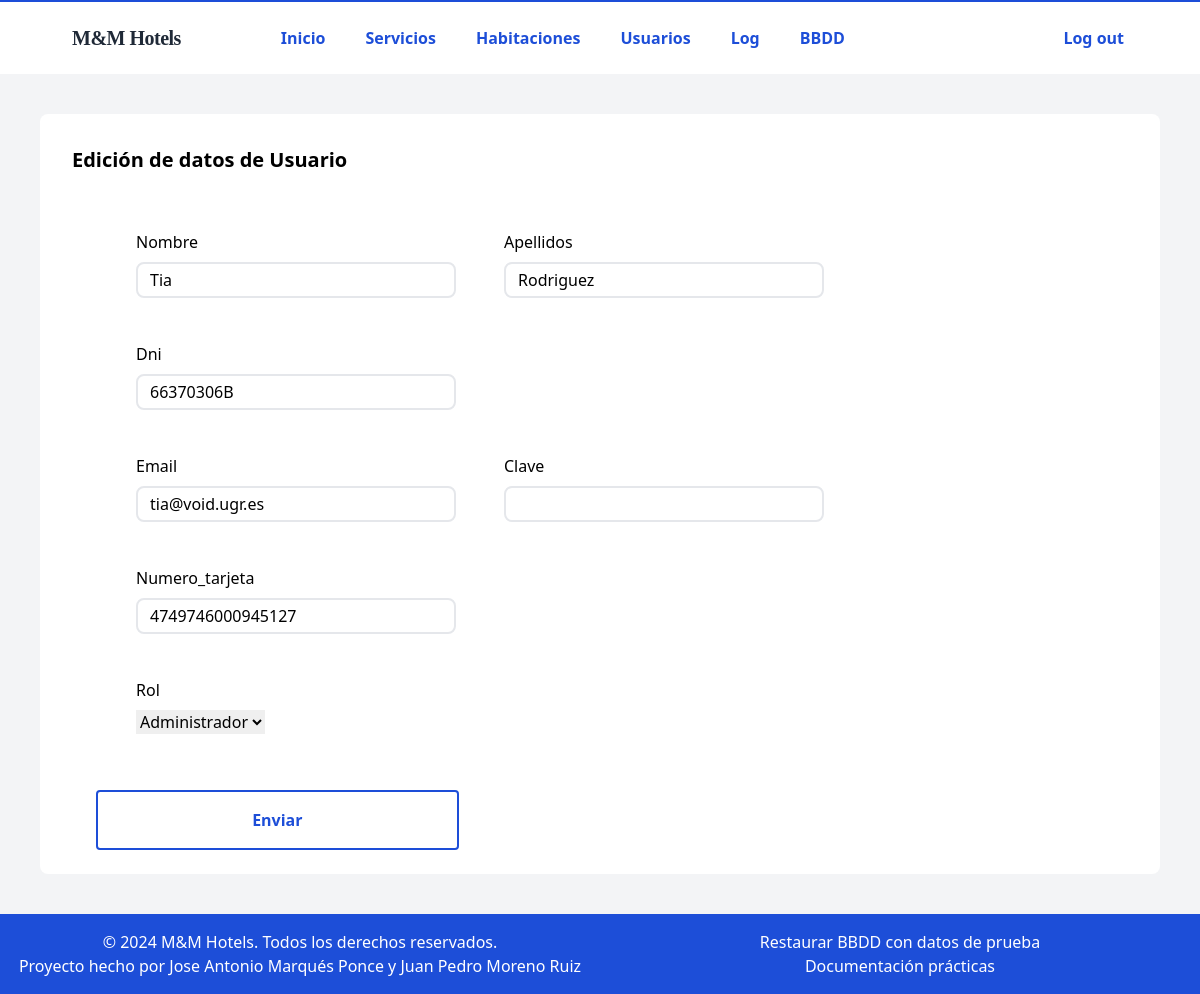
Page /index.php?p=editar_datos_usuario&dni_anterior=66370306B (signed in) on the committed database.
### tables this page shows
CREATE TABLE `usuarios` (
  `id` int NOT NULL AUTO_INCREMENT,
  `nombre` varchar(100) NOT NULL,
  `apellidos` varchar(100) NOT NULL,
  `dni` char(9) NOT NULL,
  `email` varchar(100) NOT NULL,
  `clave` varchar(255) NOT NULL,
  `numero_tarjeta` char(16) NOT NULL,
  `rol` enum('Cliente','Recepcionista','Administrador') NOT NULL,
  PRIMARY KEY (`id`),
  UNIQUE KEY `dni` (`dni`),
  UNIQUE KEY `email` (`email`)
);

### src/Vista/html_extend.php (the view, shortened to what the rows shown need)
<?php
function _HTMLshowFormularioEditarDatos($datos)
{
    $rol = $_SESSION['rol'];
    $action =  $datos['SCRIPT_NAME'] . '?p=editar_datos_usuario';
    $result = '<section class="p-10 bg-gray-100">';
    $result .= '<form class="p-4 bg-white rounded-lg " action="' . $action . '" method="post" novalidate>';
    $result .= '<h2 class="font-semibold text-xl p-4"> Edición de datos de Usuario </h2>';
    $result .= '<div class="flex">';
    $result .= '<label class="h-28 w-72 ml-20 mt-10 block"><p class="v"<block>Nombre</p>';
    if ($rol == "Cliente" || isset($datos['NoEditable'])) $result .= '<input class="block p-1 px-3 mt-2 w-80 border-2 border-gray-200 rounded-lg" type="text" readonly name="nombre" value=' . $datos['nombre'] . ' >';
    else $result .= '<input class="block p-1 px-3 mt-2 w-80 border-2 border-gray-200 rounded-lg" type="text" name="nombre" value=' . $datos['nombre'] . ' >';
    $result .= '</label>';
    $result .= '<label class="h-28 w-1/3 ml-20 mt-10 block"><p class="v"<block>Apellidos</p>';
    if ($rol == "Cliente" || isset($datos['NoEditable'])) $result .= '<input class="block p-1 px-3 mt-2 w-80 border-2 border-gray-200 rounded-lg" type="text" readonly name="apellidos" value=' . $datos['apellidos'] . ' >';
    else $result .= '<input class="block p-1 px-3 mt-2 w-80 border-2 border-gray-200 rounded-lg" type="text" name="apellidos" value=' . $datos['apellidos'] . ' >';
    $result .= '</label>';
    $result .= '</div>';
    $result .= '<label class="h-28 w-1/3 ml-20 block"> Dni';
    if ($rol == "Cliente" || isset($datos['NoEditable'])) $result .= '<input class="block p-1 px-3 mt-2 w-80 border-2 border-gray-200 rounded-lg" type="text" readonly name="dni" value=' . $datos['dni'] . ' >';
    else $result .= '<input class="block p-1 px-3 mt-2 w-80 border-2 border-gray-200 rounded-lg" type="text" name="dni" value=' . $datos['dni'] . ' >';
    $result .= '</label>';
    $result .= '<div class="flex">';
    $result .= '<label class="h-28 w-72 ml-20 block"> Email';
    if (isset($datos['NoEditable'])) $result .= '<input class="block p-1 px-3 mt-2 w-80 border-2 border-gray-200 rounded-lg" type="text" readonly name="email" value=' . $datos['email'] . ' >';
    else $result .= '<input class="block p-1 px-3 mt-2 w-80 border-2 border-gray-200 rounded-lg" type="text" name="email" value=' . $datos['email'] . ' >';
    $result .= '</label>';
    $result .= '<label class="h-28 w-1/3 ml-20 block"> Clave';
    if (isset($datos['NoEditable'])) $result .= '<input class="block p-1 px-3 mt-2 w-80 border-2 border-gray-200 rounded-lg" type="password" readonly name="clave" value=' . $datos['clave'] . ' >';
    else $result .= '<input class="block p-1 px-3 mt-2 w-80 border-2 border-gray-200 rounded-lg" type="password" name="clave" value=' . $datos['clave'] . ' >';
    $result .= '</label>';
    $result .= '</div>';
    $result .= '<label class="h-28 w-1/3 ml-20 block"> Numero_tarjeta';
    if (isset($datos['NoEditable'])) $result .= '<input class="block p-1 px-3 mt-2 w-80 border-2 border-gray-200 rounded-lg" type="text" readonly name="numero_tarjeta" value=' . $datos['numero_tarjeta'] . ' >';
    else $result .= '<input class="block p-1 px-3 mt-2 w-80 border-2 border-gray-200 rounded-lg" type="text" name="numero_tarjeta" value=' . $datos['numero_tarjeta'] . ' >';
    $result .= '</label>';
    if ($rol == "Administrador") {
        $result .= '<label class="h-28 w-1/3 ml-20 block"><p class="mb-2">Rol</p>';
        if (isset($datos['NoEditable'])) {
            $result .= '<select name="rol">';
            $result .= '<option';
            if ($datos['rol'] == "Cliente") {
                $result .= ' selected ';
                $result .= '>Cliente</option>';
                $result .= '<option disabled >Recepcionista</option>';
                $result .= '<option disabled >Administrador</option>';
            } else {
                $result .= 'disabled >Cliente</option>';
                $result .= '<option';
                if ($datos['rol'] == "Recepcionista") {
                    $result .= ' selected ';
                    $result .= '>Recepcionista</option>';
                    $result .= '<option disabled >Administrador</option>';
                } else {
                    $result .= 'disabled >Recepcionista</option>';
                    $result .= '<option selected >Administrador</option>';
                }
            }
        } else {
            $result .= '<select name="rol">';
            $result .= '<option';
            $result .= '>Cliente</option>';
            $result .= '<option';
            $result .= '>Recepcionista</option>';
            $result .= '<option';
            if ($datos['rol'] == "Administrador") $result .= ' selected ';
            $result .= '>Administrador</option>';
            $result .= '</select>';
        }
    } else if ($_SESSION['rol'] == "Recepcionista") {
        $result .= '</label>';
        $result .= '<input type="hidden" name="rol" value="' . $datos['rol'] . '">';
        $result .= '<label>';
    }
    $result .= '</label>';
    $result .= '<input type="hidden" name="dni_anterior" value="' . $datos['dni_anterior'] . '">';
    $result .= '<label>';
    if (isset($datos['NoEditable'])) $result .= '<input type="submit" name="confirmar" value="Confirmar" class="py-4
    w-1/3 block ml-10 font-semibold border-2 border-blue-700 text-blue-700 hover:text-white hover:bg-blue-700 rounded mb-2">';
    else $result .= '<input type="submit" value="Enviar" class="py-4 w-1/3 block ml-10
    font-semibold border-2 border-blue-700 text-blue-700 hover:text-white hover:bg-blue-700 rounded mb-2">';
    $result .= '</label>';
    $result .= '</form>';
    $result .= '</section>';
    return $result;
}

### rows in the picture
usuarios: nombre "Tia", apellidos "Rodriguez", dni "66370306B", email "tia@void.ugr.es", numero_tarjeta "4749746000945127"

### other values in the picture
$item['texto'] "Inicio"
$item['texto'] "Servicios"
$item['texto'] "Habitaciones"
$item['texto'] "Usuarios"
$item['texto'] "Log"
$item['texto'] "BBDD"
$item['texto'] "Log out"
